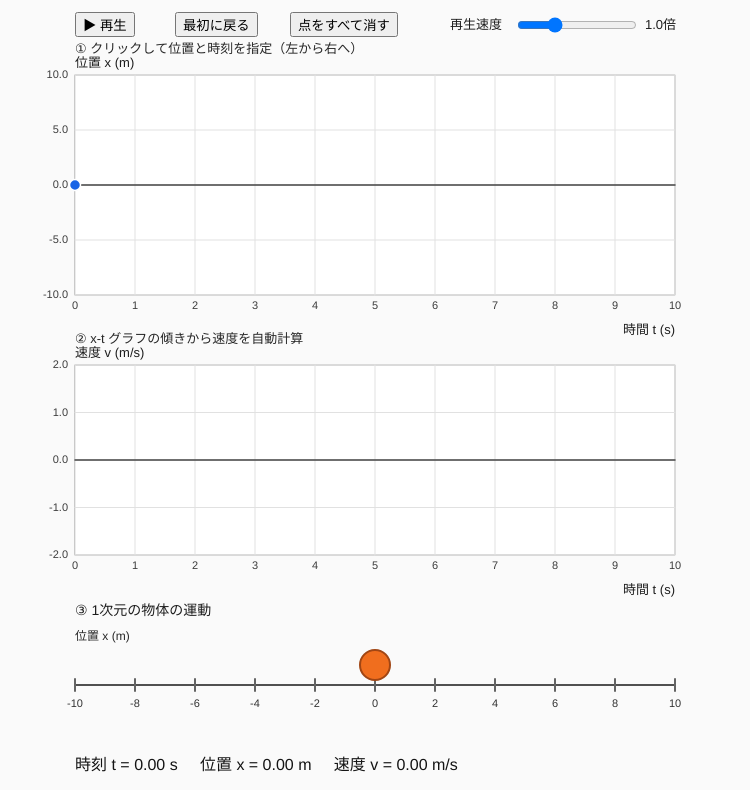
Frame 1 (no input)
Frame 60 (no input): identical to frame 1, image omitted
Frame 120 (the mouse pressed at the canvas centre since frame 60): identical to frame 1, image omitted

The p5.js sketch that drew this single still picture (run headless with seeded random() and noise() and a simulated clock; from frame 60 on, the mouse is pressed at the canvas centre):

// p5.js sketch
// ── sketch.js

let points = [];
let tNow = 0;
let playing = false;
let speedSlider;
let playBtn, resetBtn, clearBtn;

const TMAX = 10;
const XMAX = 10;

let gx = { x: 75, y: 75, w: 600, h: 220 };
let gv = { x: 75, y: 365, w: 600, h: 190 };
let motion = { x: 75, y: 640, w: 600 };

function setup() {
  createCanvas(750, 790);
  textFont("Arial");

  playBtn = createButton("▶ 再生");
  playBtn.position(75, 12);
  playBtn.mousePressed(() => {
    if (points.length < 2) return;
    if (tNow >= points[points.length - 1].t) {
      tNow = points[0].t;
    }
    playing = !playing;
    playBtn.html(playing ? "⏸ 一時停止" : "▶ 再生");
  });

  resetBtn = createButton("最初に戻る");
  resetBtn.position(175, 12);
  resetBtn.mousePressed(() => {
    playing = false;
    tNow = points.length ? points[0].t : 0;
    playBtn.html("▶ 再生");
  });

  clearBtn = createButton("点をすべて消す");
  clearBtn.position(290, 12);
  clearBtn.mousePressed(() => {
    points = [];
    tNow = 0;
    playing = false;
    playBtn.html("▶ 再生");
  });

  speedSlider = createSlider(0.2, 3, 1, 0.1);
  speedSlider.position(515, 15);
  speedSlider.size(120);

  // 最初の点
  points.push({ t: 0, x: 0 });
}

function draw() {
  background(250);

  fill(30);
  noStroke();
  textSize(13);
  text("再生速度", 450, 29);
  text(speedSlider.value().toFixed(1) + "倍", 645, 29);

  if (playing && points.length >= 2) {
    tNow += deltaTime / 1000 * speedSlider.value();
    if (tNow >= points[points.length - 1].t) {
      tNow = points[points.length - 1].t;
      playing = false;
      playBtn.html("▶ 再生");
    }
  }

  drawXT();
  drawVT();
  drawMotion();
  drawInfo();
}

function px(t, g) {
  return g.x + t / TMAX * g.w;
}

function pyX(x) {
  return gx.y + gx.h / 2 - x / (2 * XMAX) * gx.h;
}

function pyV(v, vmax) {
  return gv.y + gv.h / 2 - v / vmax * gv.h / 2;
}

function drawXT() {
  drawGrid(gx, -XMAX, XMAX, "位置 x (m)", "時間 t (s)");

  // 折れ線
  stroke(25, 100, 230);
  strokeWeight(3);
  noFill();
  beginShape();
  for (let p of points) {
    vertex(px(p.t, gx), pyX(p.x));
  }
  endShape();

  for (let p of points) {
    fill(25, 100, 230);
    stroke(255);
    strokeWeight(1.5);
    circle(px(p.t, gx), pyX(p.x), 11);
  }

  if (points.length >= 2) {
    let x = positionAt(tNow);
    stroke(220, 60, 60);
    strokeWeight(1.5);
    drawingContext.setLineDash([5, 5]);
    line(px(tNow, gx), gx.y,
         px(tNow, gx), gx.y + gx.h);
    drawingContext.setLineDash([]);

    fill(230, 40, 40);
    noStroke();
    circle(px(tNow, gx), pyX(x), 13);
  }

  noStroke();
  fill(40);
  textSize(13);
  text("① クリックして位置と時刻を指定（左から右へ）",
       75, 53);
}

function drawVT() {
  let velocities = [];
  for (let i = 0; i < points.length - 1; i++) {
    let a = points[i];
    let b = points[i + 1];
    velocities.push((b.x - a.x) / (b.t - a.t));
  }

  let vmax = 2;
  for (let v of velocities) {
    vmax = max(vmax, abs(v) * 1.2);
  }

  drawGrid(gv, -vmax, vmax,
           "速度 v (m/s)", "時間 t (s)");

  // 区間ごとに速度は一定
  for (let i = 0; i < velocities.length; i++) {
    let v = velocities[i];
    let x1 = px(points[i].t, gv);
    let x2 = px(points[i + 1].t, gv);
    let y = pyV(v, vmax);

    stroke(20, 155, 90);
    strokeWeight(4);
    line(x1, y, x2, y);

    // 速度が変化する境界を破線で示す
    if (i > 0) {
      stroke(130);
      strokeWeight(1);
      drawingContext.setLineDash([3, 4]);
      line(x1, pyV(velocities[i - 1], vmax),
           x1, y);
      drawingContext.setLineDash([]);
    }
  }

  if (points.length >= 2) {
    let v = velocityAt(tNow);
    stroke(220, 60, 60);
    strokeWeight(1.5);
    drawingContext.setLineDash([5, 5]);
    line(px(tNow, gv), gv.y,
         px(tNow, gv), gv.y + gv.h);
    drawingContext.setLineDash([]);

    noStroke();
    fill(230, 40, 40);
    circle(px(tNow, gv), pyV(v, vmax), 12);
  }

  noStroke();
  fill(40);
  textSize(13);
  text("② x-t グラフの傾きから速度を自動計算",
       75, 343);
}

function drawGrid(g, minVal, maxVal, ylabel, xlabel) {
  fill(255);
  stroke(170);
  strokeWeight(1);
  rect(g.x, g.y, g.w, g.h);

  textSize(11);
  textAlign(CENTER, TOP);

  for (let i = 0; i <= 10; i++) {
    let x = g.x + g.w * i / 10;
    stroke(225);
    line(x, g.y, x, g.y + g.h);
    noStroke();
    fill(60);
    text(i, x, g.y + g.h + 5);
  }

  textAlign(RIGHT, CENTER);
  for (let i = 0; i <= 4; i++) {
    let val = maxVal - (maxVal - minVal) * i / 4;
    let y = g.y + g.h * i / 4;
    stroke(225);
    line(g.x, y, g.x + g.w, y);
    noStroke();
    fill(60);
    text(val.toFixed(1), g.x - 7, y);
  }

  stroke(70);
  strokeWeight(1.5);
  line(g.x, g.y + g.h / 2,
       g.x + g.w, g.y + g.h / 2);

  noStroke();
  fill(30);
  textAlign(LEFT, CENTER);
  textSize(13);
  text(ylabel, g.x, g.y - 12);
  textAlign(RIGHT, CENTER);
  text(xlabel, g.x + g.w, g.y + g.h + 35);
  textAlign(LEFT, BASELINE);
}

function positionAt(t) {
  if (points.length === 0) return 0;
  if (t <= points[0].t) return points[0].x;

  for (let i = 0; i < points.length - 1; i++) {
    let a = points[i];
    let b = points[i + 1];
    if (t <= b.t) {
      let f = (t - a.t) / (b.t - a.t);
      return lerp(a.x, b.x, f);
    }
  }
  return points[points.length - 1].x;
}

function velocityAt(t) {
  if (points.length < 2) return 0;
  for (let i = 0; i < points.length - 1; i++) {
    let a = points[i];
    let b = points[i + 1];
    if (t < b.t || i === points.length - 2) {
      return (b.x - a.x) / (b.t - a.t);
    }
  }
  return 0;
}

function drawMotion() {
  fill(30);
  noStroke();
  textSize(14);
  text("③ 1次元の物体の運動", 75, 615);

  let y = motion.y + 45;

  stroke(80);
  strokeWeight(2);
  line(motion.x, y, motion.x + motion.w, y);

  for (let i = -10; i <= 10; i += 2) {
    let xx = motion.x + (i + 10) / 20 * motion.w;
    stroke(100);
    line(xx, y - 6, xx, y + 6);
    noStroke();
    fill(50);
    textSize(11);
    textAlign(CENTER);
    text(i, xx, y + 22);
  }

  let x = positionAt(tNow);
  let bx = motion.x + (x + 10) / 20 * motion.w;

  fill(240, 110, 30);
  stroke(160, 70, 20);
  strokeWeight(2);
  circle(bx, y - 20, 30);

  textAlign(LEFT);
  noStroke();
  fill(40);
  textSize(12);
  text("位置 x (m)", 75, y - 45);
}

function drawInfo() {
  let x = positionAt(tNow);
  let v = points.length >= 2 ? velocityAt(tNow) : 0;

  noStroke();
  fill(20);
  textSize(16);
  text(
    "時刻 t = " + tNow.toFixed(2) + " s" +
    "     位置 x = " + x.toFixed(2) + " m" +
    "     速度 v = " + v.toFixed(2) + " m/s",
    75, 770
  );
}

function mousePressed() {
  // グラフ内クリックのみ追加
  if (mouseX < gx.x || mouseX > gx.x + gx.w ||
      mouseY < gx.y || mouseY > gx.y + gx.h) return;

  let t = (mouseX - gx.x) / gx.w * TMAX;
  let x = (gx.y + gx.h / 2 - mouseY) /
          (gx.h / 2) * XMAX;

  // 時刻が増加する方向にのみ点を追加
  if (points.length > 0 &&
      t <= points[points.length - 1].t + 0.05) {
    return;
  }

  points.push({ t: t, x: x });
  playing = false;
  tNow = points[0].t;
  playBtn.html("▶ 再生");
}
